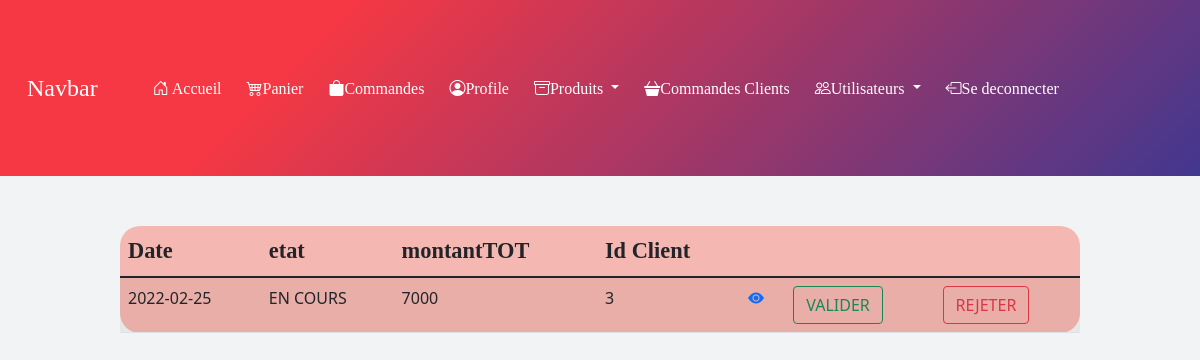
The app's page /pages/commandeclient.php (signed in) with its own data.
### tables this page shows
CREATE TABLE `Commande`(
 `id` int PRIMARY KEY AUTO_INCREMENT,
 `date` date,
 `montantTOT` float,
 `etat` ENUM("EN COURS", "VALIDER", "REJETER"),
 `id_client` int,
 CONSTRAINT FOREIGN KEY (`id_client`) REFERENCES `User`(`id`)
);

### DBTransaction.php (called while the page is built, shortened)
<?php
    class DBTransaction{
        public $database;
        public function __construct(){
            if ($this->database == null) {
                $urlDB = "mysql:host=localhost;dbname=ecommerce";
                $username="root";
                $password="";
                $this->database = new PDO($urlDB,$username,$password);
                $this->database->setAttribute(
                    PDO::ATTR_DEFAULT_FETCH_MODE,
                    PDO::FETCH_ASSOC
                );
            }
        }
    public function getAllcommande(){
        $result = $this->database->query("SELECT * FROM commande");
        return $result->fetchAll();
    }
}
?>

### pages/commandeclient.php (the view, shortened to what this page needs)
<?php
require('../DBTransaction.php');
  $transaction = new DBTransaction();
  $CommandeClient = $transaction->getAllcommande();
?>
<!DOCTYPE html>
<html lang="en">
<head>
    <link rel="stylesheet" href="../assets/bootstrap/css/bootstrap.min.css">
    <link rel="stylesheet" href="https://cdn.jsdelivr.net/npm/bootstrap-icons@1.3.0/font/bootstrap-icons.css">
    <link rel="stylesheet" href="../assets/styles/nave.css">
</head>
<body>
<nav class="navbar navbar-expand-lg navbar-light bg-light custom-nav">
  <div class="container-fluid">
    <a class="logo" href="#">Navbar</a>
    <div class="collapse navbar-collapse" id="navbarNavDropdown">
      <ul class="navbar-nav">
        <li class="nav-item">
            <a class="men" aria-current="page" href="../index.php"> <i class="bi bi-house-door"></i> Accueil</a>
        </li>
        <li class="nav-item">
          <a class="men" href="panier.php"><i class="bi bi-cart4"></i>Panier</a>
        </li>
        <li class="nav-item">
          <a class="men" href="commandes.php"><i class="bi bi-bag-fill"></i>Commandes</a>
        </li>
        <li class="nav-item">
          <a class="men" href="profile.php"><i class="bi bi-person-circle"></i>Profile</a>
        </li>
        <li class="nav-item dropdown">
          <a class="men dropdown-toggle" href="#" id="navbarDropdownMenuLink" role="button" data-bs-toggle="dropdown" aria-expanded="false">
          <i class="bi bi-archive"></i>Produits
          </a>
        </li>
        <li class="nav-item">
          <a class="men active" href="commandeclient.php"><i class="bi bi-basket3-fill"></i>Commandes Clients</a>
        </li>
        <li class="nav-item dropdown">
          <a class="men dropdown-toggle" href="#" id="navbarDropdownMenuLink" role="button" data-bs-toggle="dropdown" aria-expanded="false">
          <i class="bi bi-people"></i>Utilisateurs
          </a>
        </li>
        <li class="nav-item">
          <a class="men" href="deconnexion.php"><i class="bi bi-box-arrow-left"></i>Se deconnecter</a>
        </li>
      </ul>
    </div>
  </div>
</nav>
<div>
<table class="table table-striped table-hover tProduit">
        <thead>
            <tr>
                <th>Date</th>
                <th>etat</th>
                <th>montantTOT</th>
                <th>Id Client</th>
                <th></th>
            </tr>
        </thead>
        <tbody class="ligne">
        <?php foreach ($CommandeClient as $key=>$commandes) { ?>
        <tr>
            <td><?=$commandes["date"] ?></td>
            <td><?=$commandes["etat"] ?></td>
            <td><?=$commandes["montantTOT"] ?></td>
            <td><?=$commandes["id_client"] ?></td>
            <td><a  href="detailCommande.php?idcommande=<?=$commandes['id']?>"><i class="bi bi-eye-fill"></i></a></td>
            <td><a  href="valideCommande.php?idcommande=<?=$commandes['id']?>"><button type="button" class="btn btn-outline-success">VALIDER</button></a></td>
            <td><a  href="deleteCommande.php?idcommande=<?=$commandes['id']?>"><button type="button" class="btn btn-outline-danger"> REJETER</button></a></td>
        </tr>
        <?php } ?>
        </tbody>
    </table>
</div>
</body>
</html>

### assets/styles/nave.css (style rules this page uses)
*,body,html { margin: 0px; padding: 0px; }
.custom-nav { padding: 70px; padding-left: 15px; background-color: #42378f; background-image: linear-gradient(315deg, #42378f 0%, #f53844 74%); }
.men { padding: 5px; margin: 5px; margin-left: 10px; color: white; font-family: "font5"; font-size: 1em; text-decoration: none; }
.logo { font-family: "font5"; color: white; text-decoration: none; font-size: 1.5em; margin-right: 40px; }
.tProduit { width: 80%; margin-left: 10%; margin-right: 10%; background-color: #F5B7B1; border-radius: 20px; margin-top: 50px; }
.tProduit th { font-family: "font1"; font-size: 1.4em; }
body { background-color: #F2F3F4; }

### records on screen
commande: date "2022-02-25", etat "EN COURS", montantTOT "7000", id_client "3"
